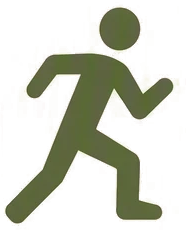
#> input picture scripts/art/wordmark-runner-orig.png, 186 x 231 px, found by its file name
$ python fix-runner-arm.py
#> lines starting #> are read from the running program, lines starting #| are printed output that depends on the picture; after the words box and inside, x2 and y2 are one past the last pixel; in counts of white or black regions, pixels touching at a corner belong together
"""Redraws the running man's back arm in the LIGHT runner picture (public/wordmark-runner.png).

The artwork's back arm is a slab (flat shoulder pad plus a shelf where it meets the torso) that reads
as a dislocated shoulder. This erases it and draws one straight round-ended limb hanging from the
shoulder, blended into the torso, with a clean anti-aliased edge. The dark picture gets the same
arm from make-dark-logo.py. Reads the original runner from scripts/art/, then run
make-dark-logo.py and make-runner-sprites.py:
    pip install pillow numpy scipy
    python3 scripts/fix-runner-arm.py
"""
import math
import numpy as np
from PIL import Image, ImageDraw
from scipy import ndimage

SRC = 'scripts/art/wordmark-runner-orig.png'   # the original 186x231 runner artwork
PATH = 'public/wordmark-runner.png'
im = Image.open(SRC).convert('RGBA')
#> im is the input picture: PIL image 186x231 RGBA; mean R, G, B, A 197.3, 195.4, 176.5, 83.8
W, H = im.size
#> W = 186; H = 231
a = np.asarray(im).astype(float)
solid = a[..., 3] > 127
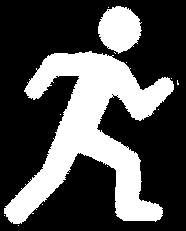
#> solid: shape (231, 186) bool; 31.5% white; 13 white regions (11 under 20 px), largest, box (x1, y1, x2, y2) and area: (4, 51, 174, 224) 12011, (98, 6, 142, 54) 1514
Z = 4


def poly(pts):
    m = Image.new('L', (W, H), 0)
#> m: PIL image 186x231 L; every value is 0
    ImageDraw.Draw(m).polygon([(x / 4, y / 4) for x, y in pts], fill=255)
#> m: PIL image 186x231 L; 7.8% white; 1 white region, box (x1, y1, x2, y2) and area: (20, 47, 80, 106) 3370
    return np.asarray(m) > 0


solid &= ~poly([(80, 190), (318, 190), (318, 296), (300, 352), (270, 420), (80, 420)])
#> solid: shape (231, 186) bool; 28.3% white; 13 white regions (11 under 20 px), largest, box (x1, y1, x2, y2) and area: (4, 51, 174, 224) 10635, (98, 6, 142, 54) 1514
SX, SY, HX, HY, R = 276, 268, 150, 378, 34
for (x, y) in ((SX, SY), (HX, HY)):
    solid |= poly([(x + R * math.cos(t), y + R * math.sin(t)) for t in np.linspace(0, 6.2832, 40)])
#> this loop made 2 passes
#> pass 1, `solid |= poly([(x + R * math.cos(t), y + R * math.sin(t)) for t in np...`:
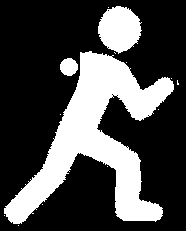
#> solid: shape (231, 186) bool; 28.9% white; 14 white regions (11 under 20 px), largest, box (x1, y1, x2, y2) and area: (4, 51, 174, 224) 10635, (98, 6, 142, 54) 1514, (60, 58, 78, 76) 250
d = math.hypot(SX - HX, SY - HY); nx, ny = -(SY - HY) / d * R, (SX - HX) / d * R
solid |= poly([(HX + nx, HY + ny), (SX + nx, SY + ny), (SX - nx, SY - ny), (HX - nx, HY - ny)])
#> in poly (call 4), `ImageDraw.Draw(m).polygon([(x / 4, y / 4) for x, y in pts], fill=255)`: m: PIL image 186x231 L; 1.7% white; 1 white region, box (x1, y1, x2, y2) and area: (31, 60, 75, 101) 751
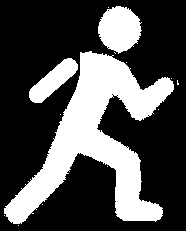
#> solid: shape (231, 186) bool; 30.6% white; 14 white regions (11 under 20 px), largest, box (x1, y1, x2, y2) and area: (4, 51, 174, 224) 10635, (98, 6, 142, 54) 1514, (29, 58, 78, 103) 983
solid |= poly([(SX, SY - R + 2), (322, 221), (330, 300), (SX + 40, SY + 40)])
#> in poly (call 5), `ImageDraw.Draw(m).polygon([(x / 4, y / 4) for x, y in pts], fill=255)`:
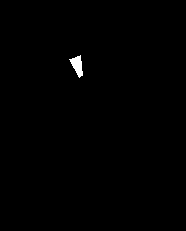
#> m: PIL image 186x231 L; 0.4% white; 1 white region, box (x1, y1, x2, y2) and area: (69, 55, 83, 78) 172
#> solid: shape (231, 186) bool; 30.8% white; 13 white regions (11 under 20 px), largest, box (x1, y1, x2, y2) and area: (4, 51, 174, 224) 11689, (98, 6, 142, 54) 1514
# shave the little hump on the shoulder line
ys, xs = np.mgrid[0:H, 0:W]
solid &= ~((xs >= 50) & (xs <= 112) & (ys < 54.0 + (xs - 54) / 56.0) & (ys > 51))
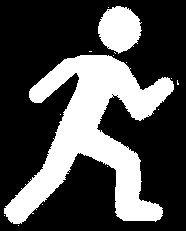
#> solid: shape (231, 186) bool; 30.6% white; 15 white regions (13 under 20 px), largest, box (x1, y1, x2, y2) and area: (4, 55, 174, 224) 11632, (98, 6, 142, 54) 1514

big = np.clip(ndimage.zoom(ndimage.gaussian_filter(solid.astype(float), 0.5), Z, order=3), 0, 1)
big = ndimage.gaussian_filter(big, 9.5)
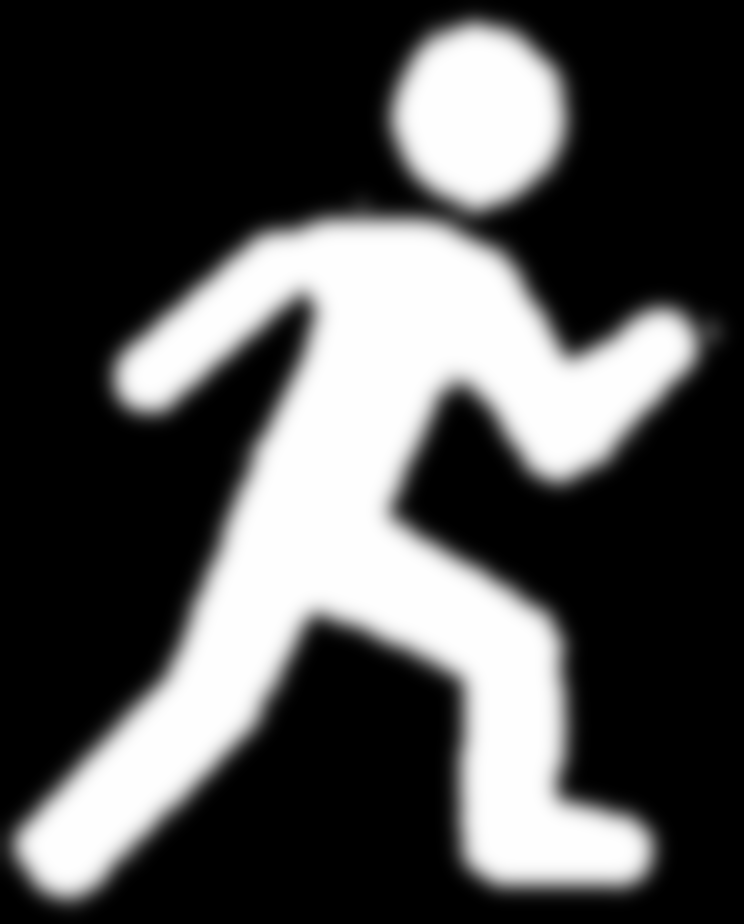
#> big: shape (924, 744) float64; min 1.98e-63, max 1, mean 0.309
t = np.clip((big - 0.5) / 0.22 + 0.5, 0, 1)
alpha = t * t * (3 - 2 * t)
color = np.array([96, 106, 66], dtype=np.uint8)
out = Image.fromarray(np.dstack([np.broadcast_to(color, (H * Z, W * Z, 3)), alpha * 255]).astype(np.uint8), 'RGBA')
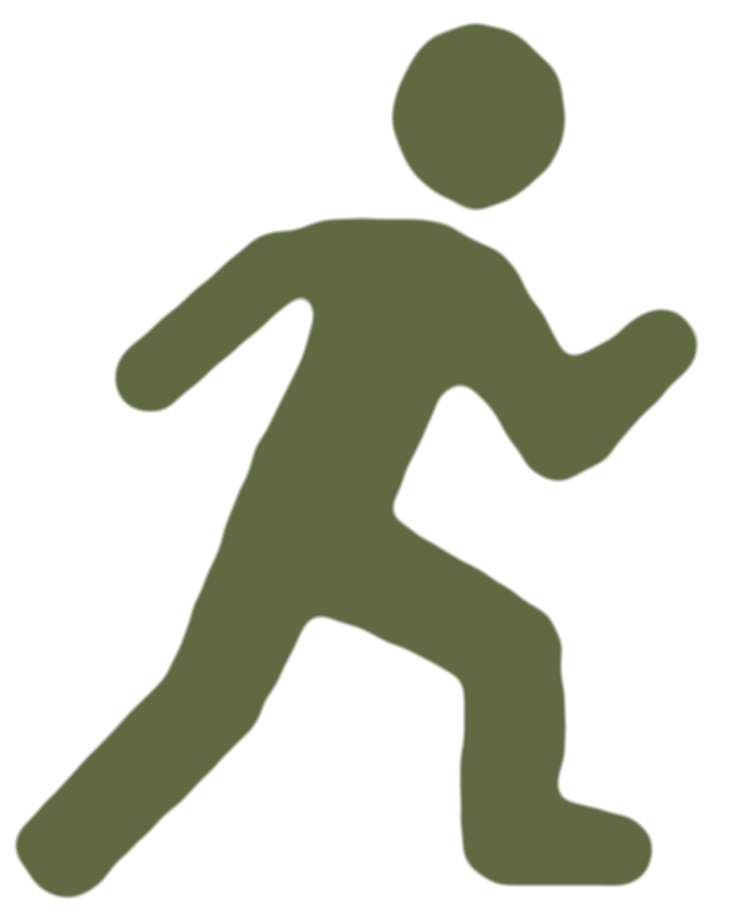
#> out: PIL image 744x924 RGBA; mean R, G, B, A 96, 106, 66, 78.4; transparent parts drawn white
out.save(PATH)
print(PATH, out.size)
#| public/wordmark-runner.png (744, 924)
# the full light logo (used by the loader) carries the runner too: swap the new one in (the runner sits at x 204-390)
#> (the run stopped early here; a loop or call above may not have finished)
